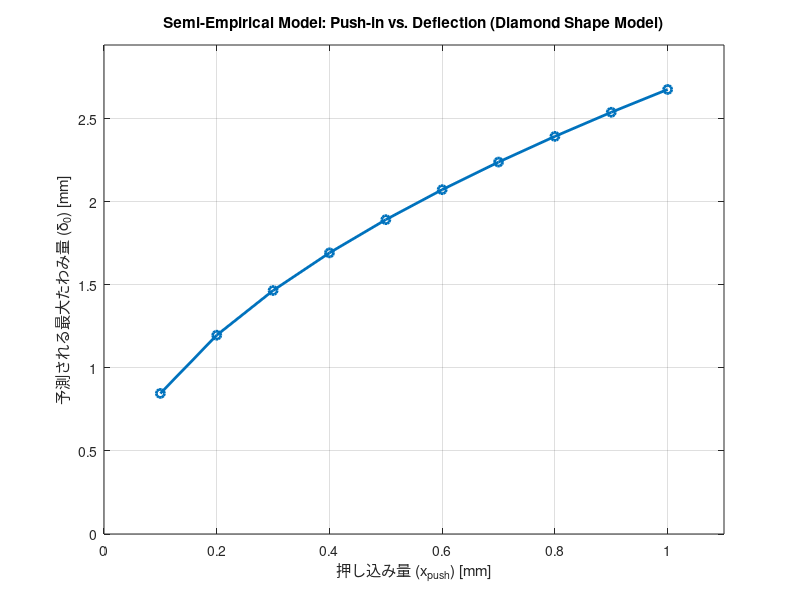

Write the MATLAB code that produced this figure.
% --- 半経験的モデル プログラム (最終版) ---


function main()
    % --- 初期設定 ---
    clear; 
    clc;   
    close all; 

    % --- モデルの選択 ---
    % model_type = 'strip';    % 短冊モデルを使用
     model_type = 'diamond';  % ひし形モデルを使用

    % --- パラメータ設定 ---
    
    % FEAの結果から逆算した有効形状定数C
    %C_strip   = 0.2548; % 短冊モデル用
    C_diamond = 0.2794; % ひし形モデル用
    
    % 選択されたモデルに応じてC_effを決定
    if strcmp(model_type, 'strip')
        C_eff = C_strip;
        model_name = 'Strip Model';
    else
        C_eff = C_diamond;
        model_name = 'Diamond Shape Model';
    end
    
    % --- グラフ描画用の押し込み量ベクトル ---
    x_push_vec = 0.1:0.1:1;

    % --- 計算 ---
    % 補正されたシンプルな式で、たわみ量を直接計算
    delta_0_vec = sqrt(2 * x_push_vec / C_eff);
    
    % --- 結果の表示 ---
    fprintf('=======================================================\n');
    fprintf('<< 半経験的モデルによる予測結果 (%s) >>\n', model_name);
    fprintf('使用した有効形状定数 C_eff = %.4f\n\n', C_eff);
    
    % テーブル形式で表示
    fprintf('押し込み量[mm] | 予測たわみ量[mm]\n');
    fprintf('----------------|------------------\n');
    for i = 1:length(x_push_vec)
        fprintf('     %.2f      |      %.4f\n', x_push_vec(i), delta_0_vec(i));
    end
    fprintf('=======================================================\n');
    
    % --- グラフの描画 ---
    figure;
    plot(x_push_vec, delta_0_vec, '-o', 'LineWidth', 2);
    grid on;
    xlabel('押し込み量 (x_{push}) [mm]');
    ylabel('予測される最大たわみ量 (\delta_0) [mm]');
    title(['Semi-Empirical Model: Push-in vs. Deflection (' model_name ')']);
    xlim([0, 1.1]);
    ylim([0, max(delta_0_vec) * 1.1]);
end